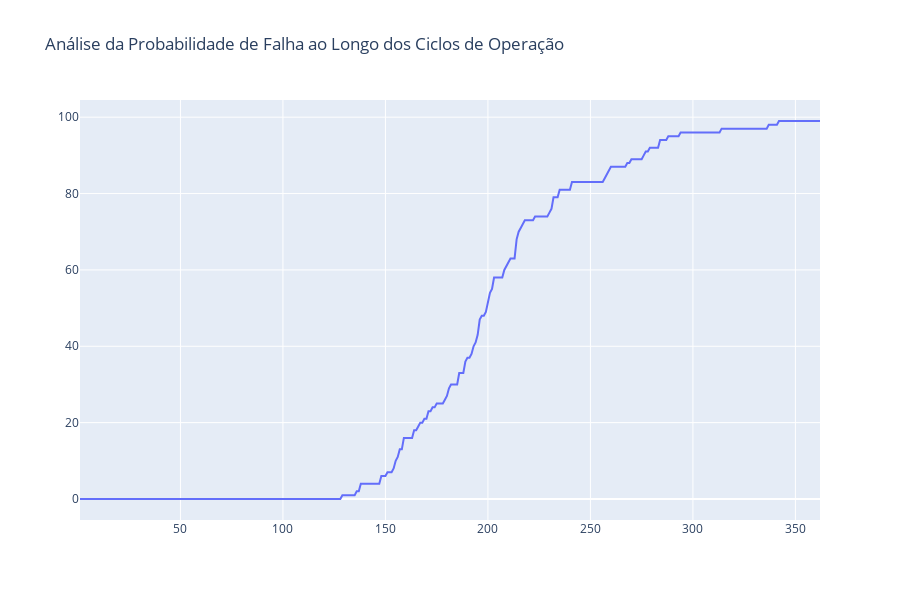

Notebook code for this chart:
### Code cell
fig = go.Figure()
fig.add_trace(go.Scatter(x=prob_survival['Runtime'],
                         y=prob_survival['count'],
                         name='Probabilidade de Falha')
              )
fig.update_layout(
    title=f'Análise da Probabilidade de Falha ao Longo dos Ciclos de Operação',
    height=600
)

fig.show()

### Figure 1 — Plotly figure (JSON) as saved in the notebook; plotly's stock layout.template omitted (floating-point values rounded to 4 significant figures; data arrays with more than 128 entries replaced by an {"elided": "..."} marker saying what was removed)
{"data": [{"name": "Probabilidade de Falha", "type": "scatter", "x": {"elided": "362 int values"}, "y": {"elided": "362 int values"}}], "layout": {"height": 600, "title": {"text": "Análise da Probabilidade de Falha ao Longo dos Ciclos de Operação"}}}
